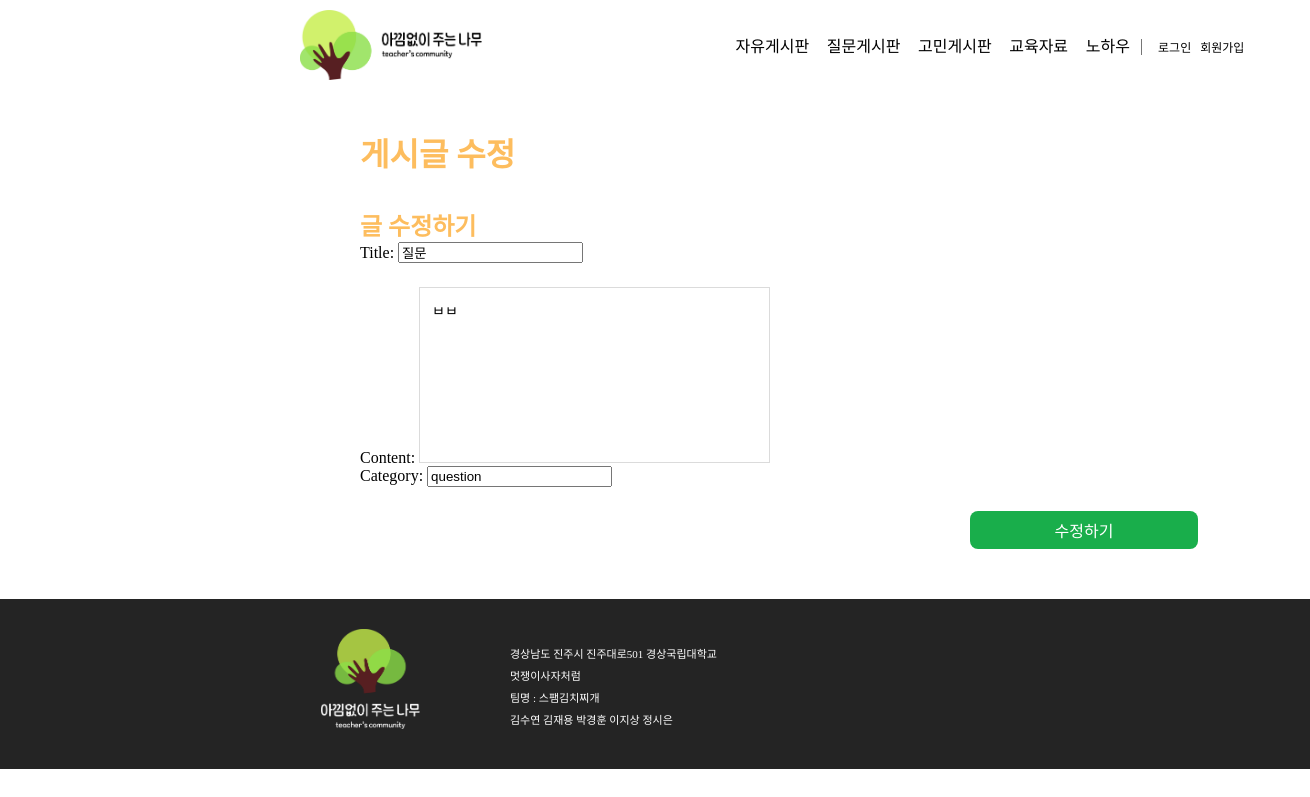
The page /update_post/5 on the database its author committed.
### teacher_community/models.py (models this page shows, shortened)
class Post(models.Model):
    author = models.ForeignKey(Teacher, related_name='post_author', on_delete=models.CASCADE)
    title = models.CharField(max_length=255)
    content = models.TextField()
    created_at = models.DateTimeField(auto_now_add=True)
    updated_at = models.DateTimeField(auto_now=True)
    views = models.PositiveIntegerField(default=0)  # 조회수 필드 추가
    category = models.CharField(max_length=10)
    file = models.FileField(upload_to='post_files/', blank=True, null=True)  # 파일 첨부 필드
    class Meta:
        ordering = ['-created_at']  # 최신 글이 먼저 오도록 정렬

### teacher_community/views.py (the view)
# urls.py: path('update_post/<int:post_id>', views.update_post, name='update_post'),
def update_post(request, post_id):
    post = get_object_or_404(Post, id=post_id)
    if request.method == 'POST':
        form = PostForm(request.POST, instance=post)
        if form.is_valid():
            form.save()
            return redirect(f'{post.category}_board')
    else:
        form = PostForm(instance=post)
    return render(request, 'update_post.html', {'form': form, 'post': post})

### teacher_community/forms.py
class PostForm(forms.ModelForm):
    class Meta:
        model = Post
        fields = ['title', 'content', 'category']

### templates/update_post.html (shortened to what this page needs)
{% extends 'nav_footer.html' %}
{% load static %}
{% block content %}
<!DOCTYPE html>
<html lang="ko">
<head>
    <link rel="stylesheet" href="{% static 'css/writepage.css' %}">
</head>
<body>
    <div class="write_wrapper">
        <div class="Title">
            <h2>게시글 수정</h2>
        </div>
        <div class="Write">
            <h4>글 수정하기</h4>
        </div>
        <form action="{% url 'update_post' post_id=post.id %}" method="post">
            {{ form.as_p }}
            <button type="submit"><p>수정하기</p></button>
        </form>
    </div>
</body>
</html>
{% endblock %}

### static/css/nav2.css (style rules this page uses)
* { box-sizing: content-box; }
body, main, div, h1, h2, h3 { margin: 0; padding: 0; }
html, body, div, span, applet, object, iframe, h1, h2, h3, h4, h5, h6, p, blockquote, pre, a, abbr, acronym, address, big, cite, code, del, dfn, em, img, ins, kbd, q, s, samp, small, strike, strong, sub, sup, tt, var, b, u, i, center, dl, dt, dd, ol, ul, li, fieldset, form, label, legend, table, caption, tbody, tfoot, thead, tr, th, td, article, aside, canvas, details, embed, figure, figcaption, footer, header, hgroup, menu, nav, output, ruby, section, summary, time, mark, audio, video { margin: 0; padding: 0; border: 0; font-size: 100%; font: inherit; vertical-align: baseline; }
body { line-height: 1; }

### static/css/footer2.css (style rules this page uses)
* { box-sizing: content-box; }
body, main, div, h1, h2, h3 { margin: 0; padding: 0; }
html, body, div, span, applet, object, iframe, h1, h2, h3, h4, h5, h6, p, blockquote, pre, a, abbr, acronym, address, big, cite, code, del, dfn, em, img, ins, kbd, q, s, samp, small, strike, strong, sub, sup, tt, var, b, u, i, center, dl, dt, dd, ol, ul, li, fieldset, form, label, legend, table, caption, tbody, tfoot, thead, tr, th, td, article, aside, canvas, details, embed, figure, figcaption, footer, header, hgroup, menu, nav, output, ruby, section, summary, time, mark, audio, video { margin: 0; padding: 0; border: 0; font-size: 100%; font: inherit; vertical-align: baseline; }
body { line-height: 1; }

### static/css/writepage.css (style rules this page uses)
html, body, div, span, applet, object, iframe, h1, h2, h3, h4, h5, h6, p, blockquote, pre, a, abbr, acronym, address, big, cite, code, del, dfn, em, img, ins, kbd, q, s, samp, small, strike, strong, sub, sup, tt, var, b, u, i, center, dl, dt, dd, ol, ul, li, fieldset, form, label, legend, table, caption, tbody, tfoot, thead, tr, th, td, article, aside, canvas, details, embed, figure, figcaption, footer, header, hgroup, menu, nav, output, ruby, section, summary, time, mark, audio, video { margin: 0; padding: 0; border: 0; font-size: 100%; font: inherit; vertical-align: baseline; }
body { line-height: 1; }
textarea { resize: none; border: 1px solid #DBDBDB; margin-top: 24px; padding-top: 12px; padding-left: 12px; font-size: 14px; font-family: 'Pretendard-Light'; }
h2 { color: #FDBD5E; font-family: 'Pretendard-Bold'; font-size: 32px; font-style: normal; font-weight: 700; line-height: normal; }
h4 { color: #FDBD5E; font-family: 'Pretendard-Bold'; font-size: 24px; font-style: normal; font-weight: 700; line-height: normal; }
.write_wrapper { margin-left: 360px; margin-right: 360px; margin-bottom: 50px; }
.Title { margin-top: 36px; }
.Write { margin-top: 32px; }
button { width: 216px; height: 36px; font-family: 'Pretendard-SemiBold'; font-size: 16px; color: white; border: 0; margin-top: 24px; margin-left: 610px; border-radius: 8px; background: var(--sub-1, #19AE4B); cursor: pointer; }

### rows shown on the page
Post: title "질문", content "ㅂㅂ", category "question"
